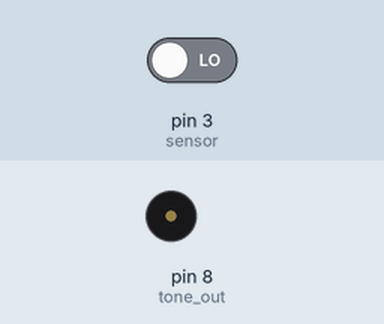
Recording of a sketch running on a simulated Arduino Uno, built with avr-gcc and run on an emulated ATmega328P. On the bench: buzzer (waves = sounding). The test bench sets the inputs (shaded band); at power-on: pin 3 (sensor) LOW.

Above: at 1.2 s.
1.3 s: pin 3 (sensor) driven HIGH
At 2.8 s:
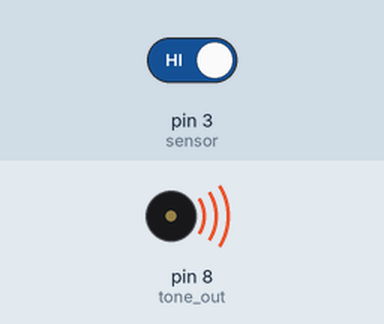
Timing chart, 0 to 8.9 s (numbered marks = the images above; inputs shaded):
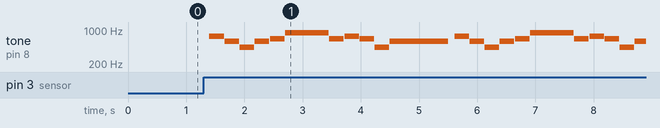

The sketch:

store.ino
```cpp
#define sensor 3
#define tone_out 8
#define mspb 500

void family(int pin){
  tone(pin, 743, mspb / 2);
  delay(260);
  tone(pin, 590, mspb / 2);
  delay(260);
  tone(pin, 442, mspb / 2);
  delay(260);
  tone(pin, 590, mspb / 2);
  delay(260);
  tone(pin, 662, mspb / 2);
  delay(260);
  tone(pin, 884, mspb / 2 * 3);
  delay(760);
  //小節の変わり目
  tone(pin, 662, mspb / 2);
  delay(260);
  tone(pin, 743, mspb / 2);
  delay(260);
  tone(pin, 662, mspb / 2);
  delay(260);
  tone(pin, 442, mspb / 2);
  delay(260);
  tone(pin, 590, mspb * 2);
  delay(1010);
}

void setup() {
  // put your setup code here, to run once:
  pinMode(sensor, INPUT);
  pinMode(tone_out, OUTPUT);
}

void loop() {
  // put your main code here, to run repeatedly:
  if(digitalRead(sensor)){
    delay(100);
    family(tone_out);
  }
}
```

Measured:
- after the input at 1.3 s, tone on pin 8 (tone_out): plays 743 Hz for 0.25 s, 590 Hz for 0.25 s, 442 Hz for 0.25 s, 590 Hz for 0.25 s, 662 Hz for 0.25 s, 884 Hz for 0.75 s … (22 notes in this stretch), starting after 0.10 s
